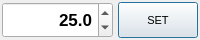
<?xml version="1.0" encoding="UTF-8"?>
<ui version="4.0">
 <class>CDlgSv</class>
 <widget class="QDialog" name="CDlgSv">
  <property name="geometry">
   <rect>
    <x>0</x>
    <y>0</y>
    <width>200</width>
    <height>40</height>
   </rect>
  </property>
  <property name="minimumSize">
   <size>
    <width>160</width>
    <height>25</height>
   </size>
  </property>
  <property name="maximumSize">
   <size>
    <width>200</width>
    <height>40</height>
   </size>
  </property>
  <property name="windowTitle">
   <string>SV</string>
  </property>
  <property name="windowIcon">
   <iconset resource="../chamberui.qrc">
    <normaloff>:/icon/temp.ico</normaloff>:/icon/temp.ico</iconset>
  </property>
  <layout class="QVBoxLayout" name="verticalLayout">
   <property name="spacing">
    <number>5</number>
   </property>
   <property name="leftMargin">
    <number>2</number>
   </property>
   <property name="topMargin">
    <number>2</number>
   </property>
   <property name="rightMargin">
    <number>2</number>
   </property>
   <property name="bottomMargin">
    <number>2</number>
   </property>
   <item>
    <layout class="QHBoxLayout" name="horizontalLayout" stretch="2,1">
     <item>
      <widget class="QDoubleSpinBox" name="spinSV">
       <property name="sizePolicy">
        <sizepolicy hsizetype="Preferred" vsizetype="Preferred">
         <horstretch>0</horstretch>
         <verstretch>0</verstretch>
        </sizepolicy>
       </property>
       <property name="font">
        <font>
         <pointsize>13</pointsize>
         <weight>75</weight>
         <bold>true</bold>
        </font>
       </property>
       <property name="alignment">
        <set>Qt::AlignRight|Qt::AlignTrailing|Qt::AlignVCenter</set>
       </property>
       <property name="decimals">
        <number>1</number>
       </property>
       <property name="minimum">
        <double>-50.000000000000000</double>
       </property>
       <property name="maximum">
        <double>150.000000000000000</double>
       </property>
       <property name="value">
        <double>25.000000000000000</double>
       </property>
      </widget>
     </item>
     <item>
      <widget class="QPushButton" name="btnSet">
       <property name="sizePolicy">
        <sizepolicy hsizetype="Preferred" vsizetype="Preferred">
         <horstretch>0</horstretch>
         <verstretch>0</verstretch>
        </sizepolicy>
       </property>
       <property name="font">
        <font>
         <pointsize>8</pointsize>
        </font>
       </property>
       <property name="text">
        <string>SET</string>
       </property>
       <property name="icon">
        <iconset resource="../chamberui.qrc">
         <normaloff>:/icon/ok.ico</normaloff>:/icon/ok.ico</iconset>
       </property>
       <property name="iconSize">
        <size>
         <width>24</width>
         <height>24</height>
        </size>
       </property>
      </widget>
     </item>
    </layout>
   </item>
  </layout>
 </widget>
 <resources>
  <include location="../chamberui.qrc"/>
 </resources>
 <connections/>
</ui>
